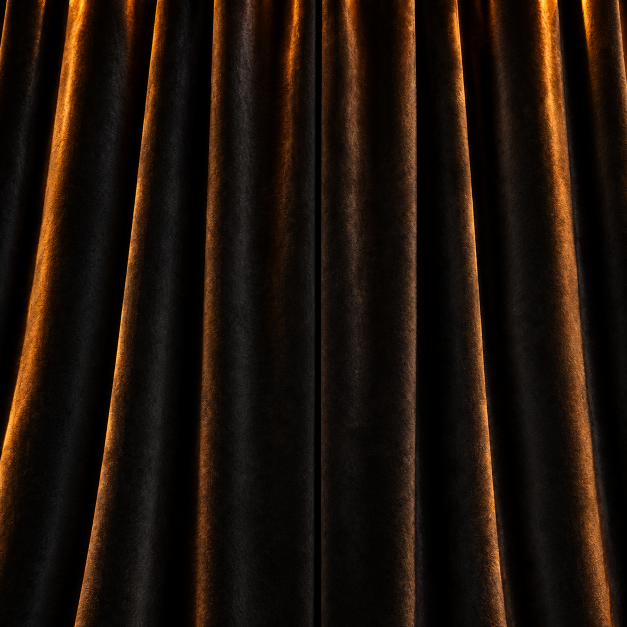
#> input picture design/team-curtains/curtain-plain.png, 1254 x 1254 px (shown at 1/2 size)
$ python compose.py
#> lines starting #> are read from the running program, lines starting #| are printed output that depends on the picture; after the words box and inside, x2 and y2 are one past the last pixel; in counts of white or black regions, pixels touching at a corner belong together; pictures that were not available may be replaced by others from this repository, and a replacement may not be noted
from PIL import Image,ImageDraw,ImageFilter
import numpy as np
from pathlib import Path
root=Path(__file__).resolve().parents[2] / 'public'
bg=Image.open(Path(__file__).with_name('curtain-plain.png')).convert('RGB')
#> bg is the input picture: PIL image 1254x1254 RGB; mean R, G, B 30.3, 18.2, 9.8
w,h=bg.size
#> w = 1254; h = 1254
logo=Image.open(root/'assets/logo.png').convert('RGBA')
mask=Image.new('L',logo.size);ImageDraw.Draw(mask).ellipse((2,2,logo.width-3,logo.height-3),fill=255)
#> after `mask = Image.new('L', logo.size)`: mask: PIL image 1254x1254 L; every value is 0
#> after `ImageDraw.Draw(mask).ellipse((2, 2, logo.width - 3, logo.height - 3), `:
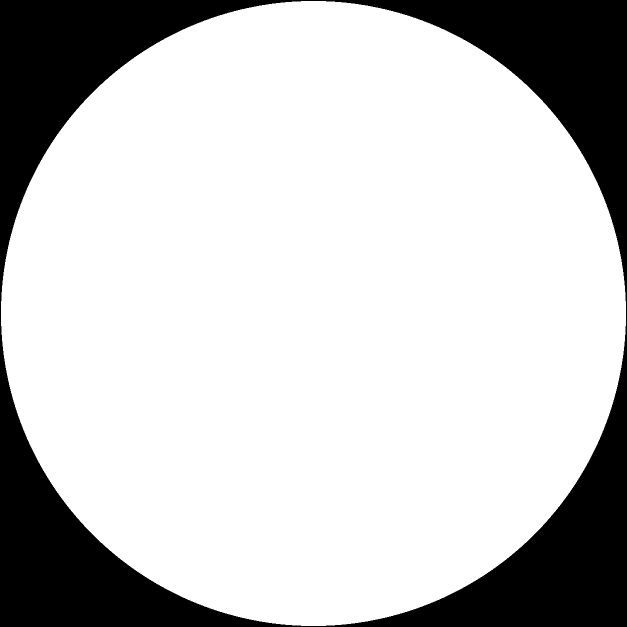
#> mask: PIL image 1254x1254 L (shown at 1/2 size); 78% white; 1 black region, box (x1, y1, x2, y2) and area: (0, 0, 1254, 1254) 345556
logo.putalpha(mask.filter(ImageFilter.GaussianBlur(1)))
# Match the first design's loose repeat and scale. Only geometric fabric
# distortion is applied to the original logo; none of its artwork is redrawn.
positions=[(.165,.05,158,208,-10),(.84,.05,153,207,11),(-.015,.16,147,204,-12),(.385,.205,157,213,-11),(.615,.205,153,205,12),(1.005,.17,157,211,13),(.165,.39,162,210,-10),(.845,.39,155,208,10),(-.02,.56,150,200,-9),(.375,.57,151,208,-10),(.615,.57,154,207,12),(1.01,.57,155,208,12),(.155,.78,160,208,-11),(.85,.78,156,207,11),(.36,.975,154,208,-10),(.61,.975,155,210,11)]
layer=Image.new('RGBA',bg.size)
#> layer: PIL image 1254x1254 RGBA; every value is 0
for x,y,lw,lh,angle in positions:
 stamp=logo.resize((lw,lh),Image.Resampling.LANCZOS).rotate(angle,resample=Image.Resampling.BICUBIC,expand=True)
 layer.alpha_composite(stamp,(round(x*w-stamp.width/2),round(y*h-stamp.height/2)))
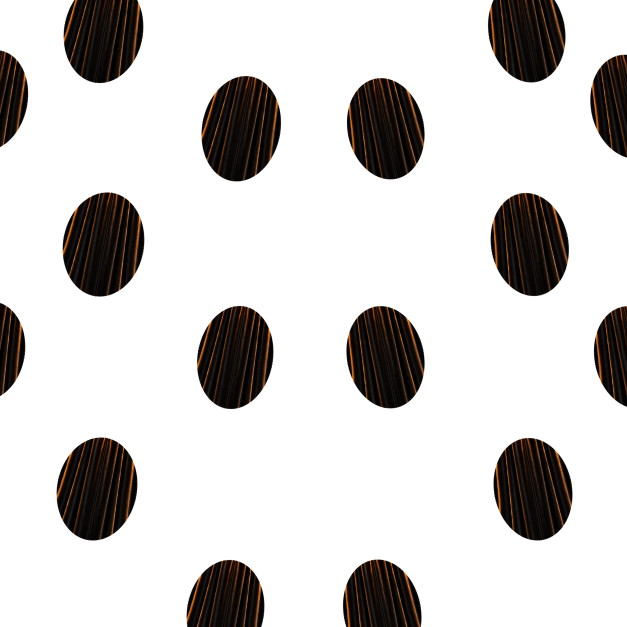
#> layer: PIL image 1254x1254 RGBA (shown at 1/2 size); mean R, G, B, A 6, 3.6, 2, 51.5; transparent parts drawn white
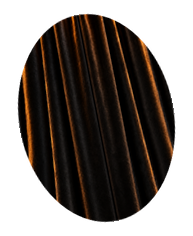
#> stamp: PIL image 193x236 RGBA; mean R, G, B, A 16.2, 9.8, 5.6, 142.1; transparent parts drawn white
a=np.asarray(layer).copy();base=np.asarray(bg).astype(float)/255
# Smooth lateral displacement bends each printed emblem around the same
# vertical curtain pleats without replacing any part of the official logo.
yy,xx=np.indices((h,w));shift=8*np.sin(xx/42)+3*np.sin(xx/87+yy/650)
sx=np.clip(np.rint(xx+shift).astype(int),0,w-1)
a=a[yy,sx]
light=np.asarray(bg.convert('L').filter(ImageFilter.GaussianBlur(15))).astype(float)/255
shade=np.clip(.64+light*1.5,.55,1.08)
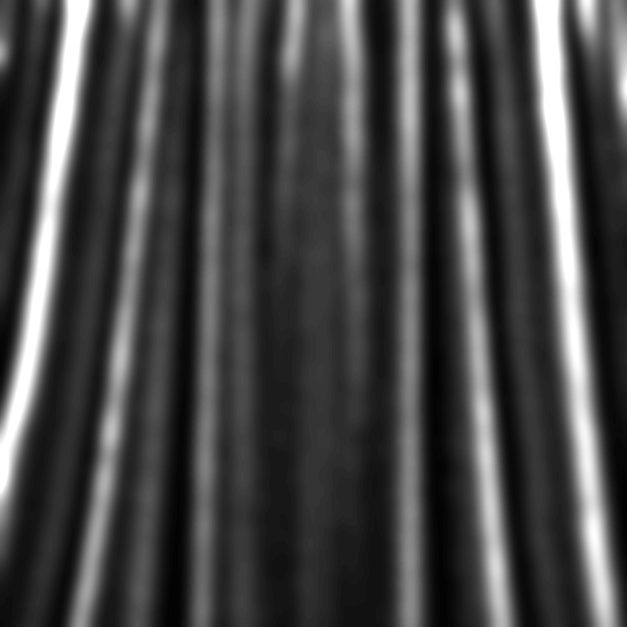
#> shade: shape (1254, 1254) float64 (shown at 1/2 size); min 0.64, max 1.08, mean 0.761; drawn with min black and max white
fine=np.asarray(bg.convert('L')).astype(float)/255
texture=np.clip(1+(fine-light)*1.1,.72,1.16)
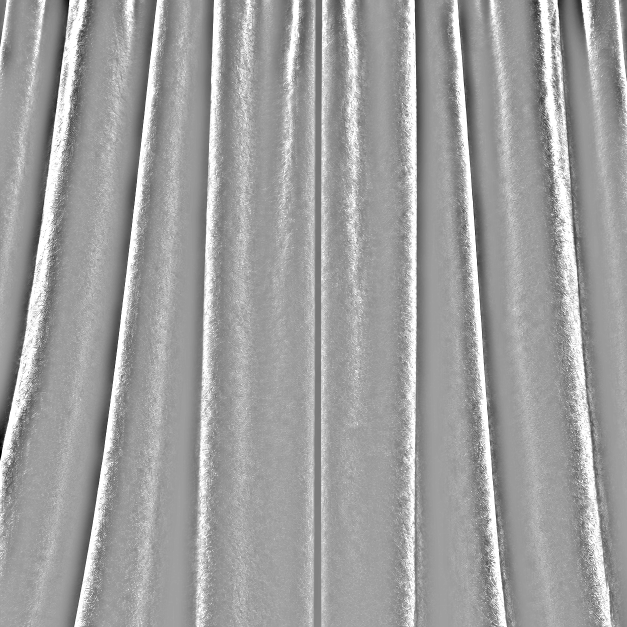
#> texture: shape (1254, 1254) float64 (shown at 1/2 size); min 0.72, max 1.16, mean 0.995; drawn with min black and max white
rgb=a[:,:,:3].astype(float)/255
rgb*=shade[:,:,None]*texture[:,:,None]
# A restrained warm cast matches the amber stage lights, preserving silver,
# orange rays, lettering and the original microphone silhouette.
rgb*=np.array([1.0,.94,.86])
alpha=a[:,:,3:4].astype(float)/255*.92*(.3+.7*(a[:,:,:3].max(axis=2,keepdims=True)/255)**.4)
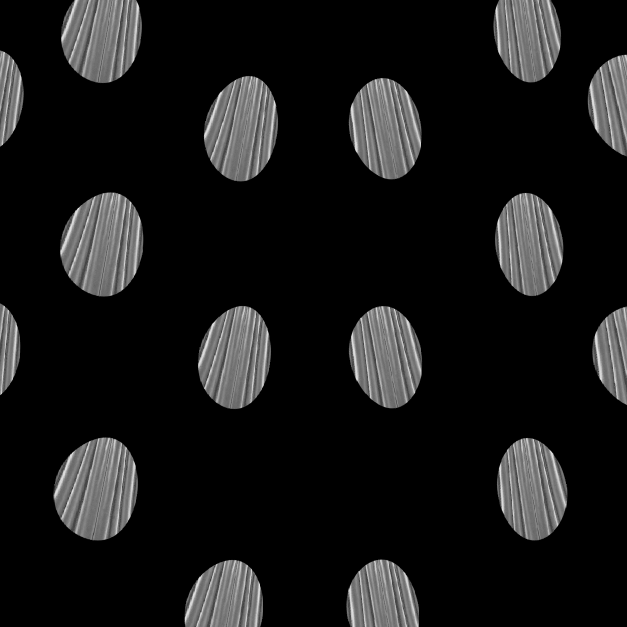
#> alpha: shape (1254, 1254, 1) float64 (shown at 1/2 size); min 0, max 0.92, mean 0.094
out=base*(1-alpha)+np.clip(rgb,0,1)*alpha
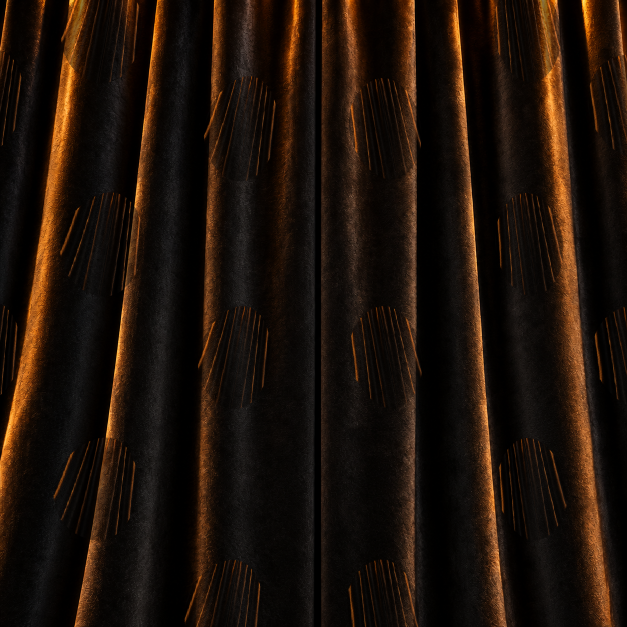
#> out: shape (1254, 1254, 3) float64 (shown at 1/2 size); mean R, G, B 0.119, 0.0709, 0.0378
Image.fromarray(np.uint8(np.clip(out,0,1)*255)).save(root/'assets/team/team-curtain-original-logo.jpg',quality=92,optimize=True)
print(w,h)
#| 1254 1254
